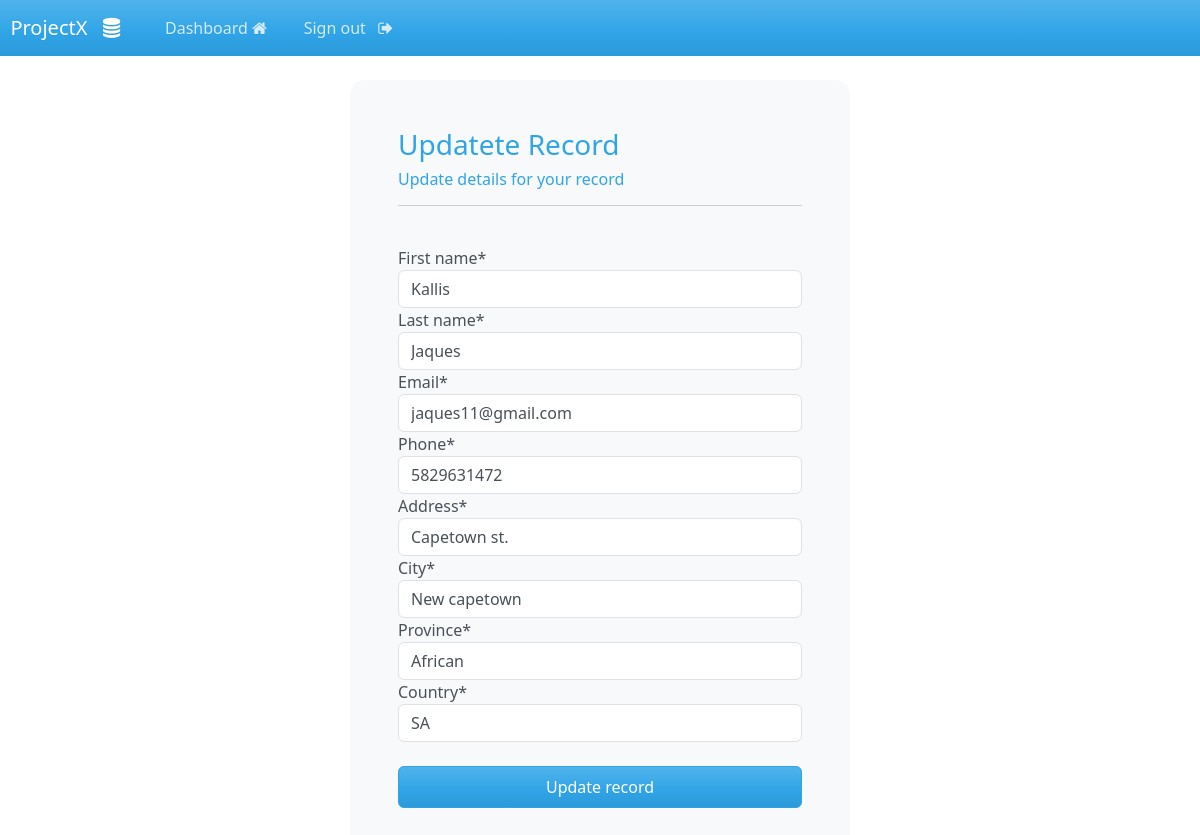
The page /update-record/3 (signed in) on the database its author committed.
### webapp/models.py (models this page shows, shortened)
class Record(models.Model):
    creation_date = models.DateTimeField(auto_now_add=True)
    first_name = models.CharField(max_length=100)
    last_name = models.CharField(max_length=100)
    email = models.EmailField(max_length=255)
    phone = models.CharField(max_length=20)
    address = models.CharField(max_length=300)
    city = models.CharField(max_length=255)
    province = models.CharField(max_length=200)
    country = models.CharField(max_length=125)

### webapp/views.py (the view)
# urls.py: path('update-record/<int:pk>',views.update_record,name='update-record'),
@login_required(login_url="my-login")
def update_record(request,pk):
    record=Record.objects.get(id=pk)
    form=UpdateRecordForm(instance=record)
    if request.method=="POST":
        form=UpdateRecordForm(request.POST,instance=record)
        if form.is_valid():
            form.save()
            messages.success(request, "Your Record Was Updated!")
            return redirect("dashboard")
    context={'form':form}
    return render(request,'webapp/update-record.html',context=context)

### webapp/forms.py
class UpdateRecordForm(forms.ModelForm):
    class Meta:
        model=Record
        fields = ['first_name', 'last_name', 'email', 'phone', 'address', 'city', 'province', 'country']

### webapp/templates/webapp/update-record.html (shortened to what this page needs)
{% extends 'webapp/base.html' %}
{% load crispy_forms_tags %}
{% block content %}
<body>
<div class="container bg-light shadow-md p-5 form-layout">
    <h3> Updatete Record </h3>
    <h6> Update details for your record</h6>
    <hr>
    <br>
    <form method="post" autocomplete="off">
        {{form|crispy}}
        <br>
        <button type="submit" class="btn btn-primary w-100 btn-block p-2"> Update record  </button>
    </form>
</div>
</body>
{% endblock %}

### static/css/styles.css (style rules this page uses)
.form-layout { border-radius:15px; width:500px; }

### rows shown on the page
Record: first_name "Kallis", last_name "Jaques", email "jaques11@gmail.com", phone "5829631472", address "Capetown st.", city "New capetown", province "African", country "SA"
